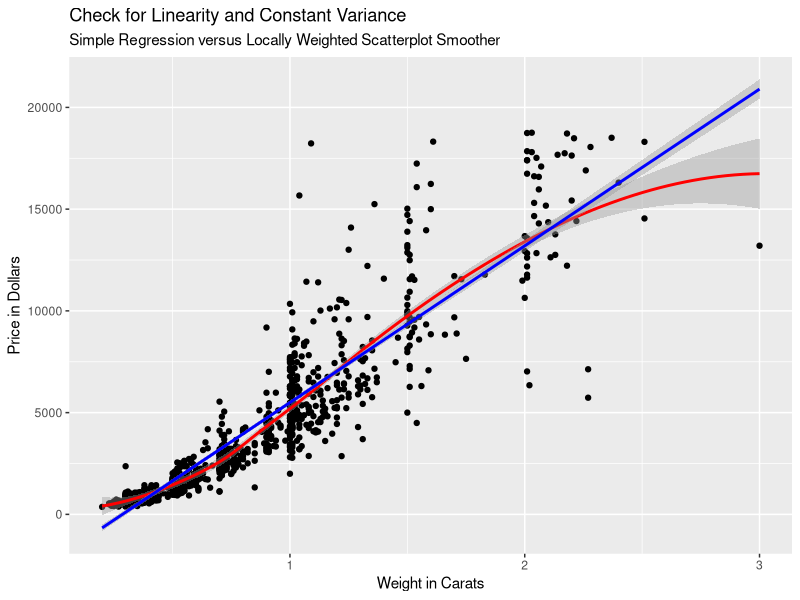
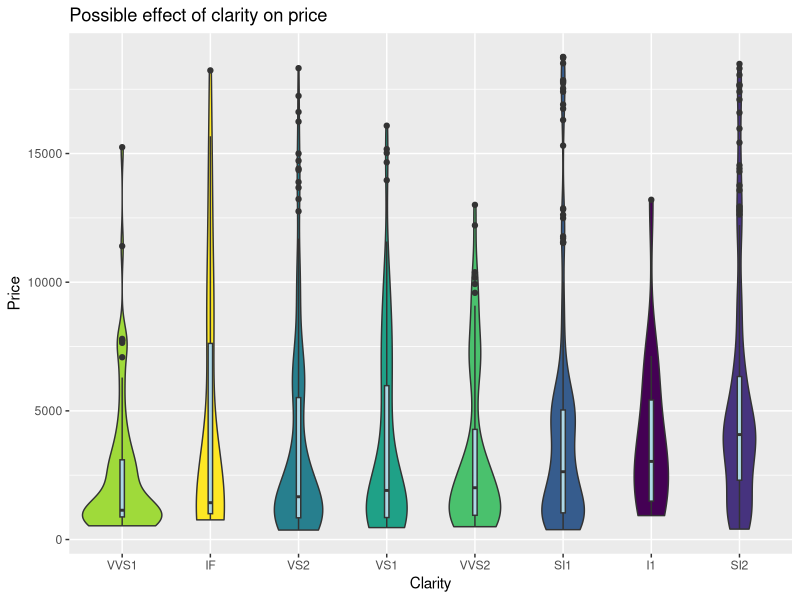
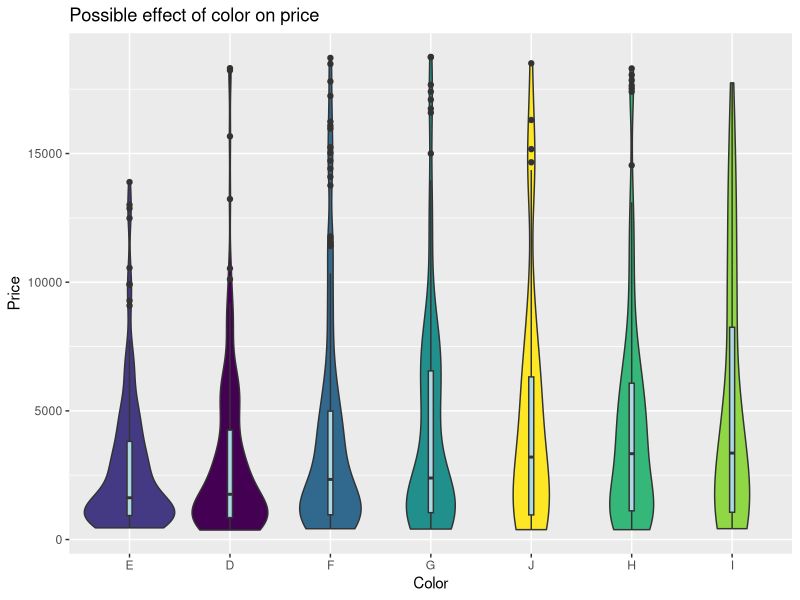
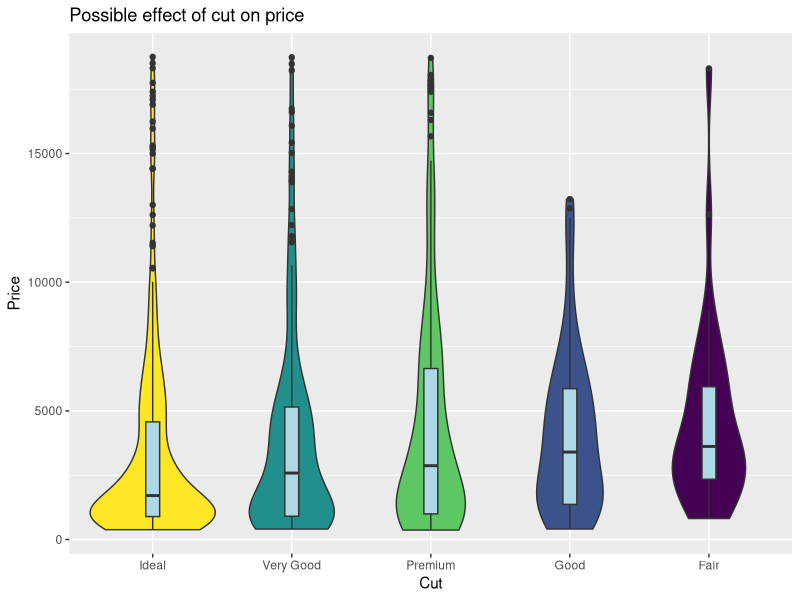
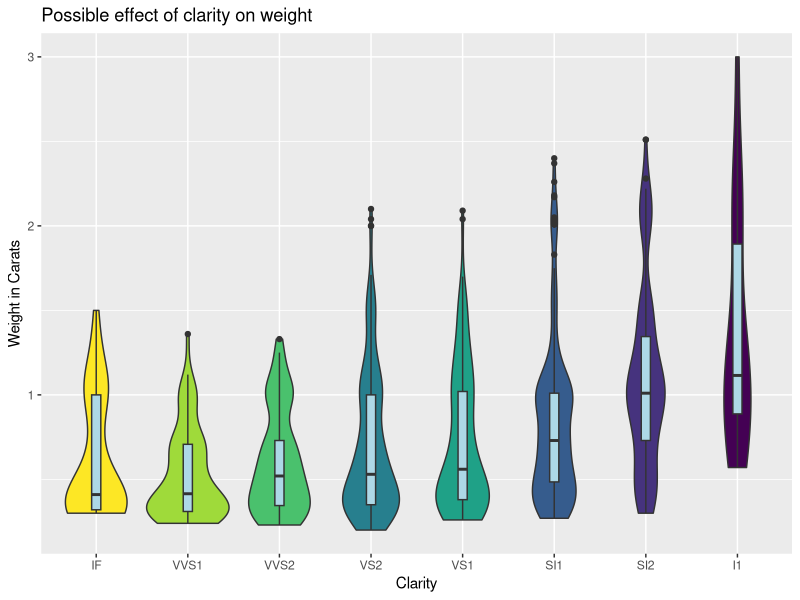
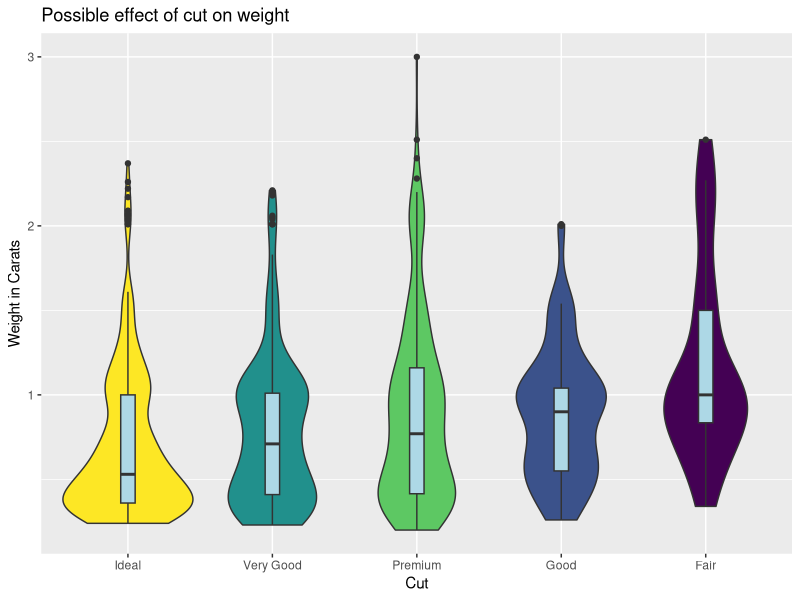
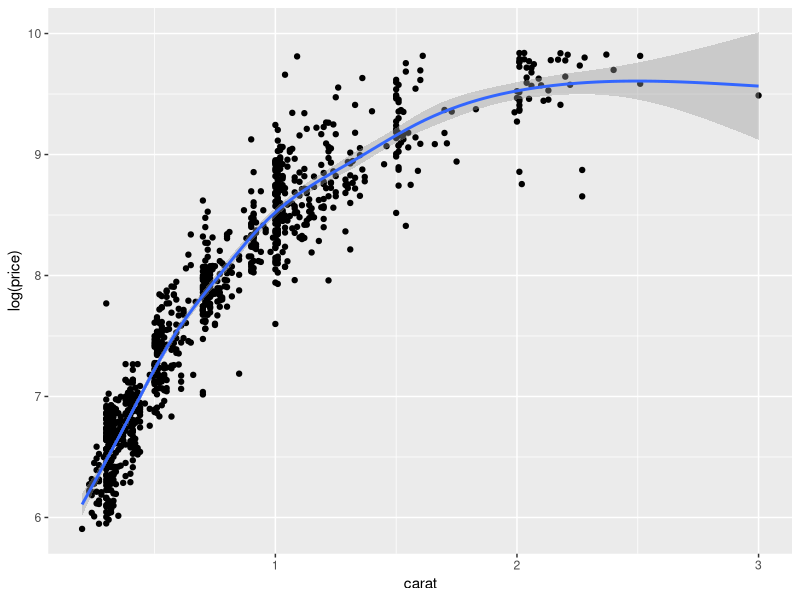
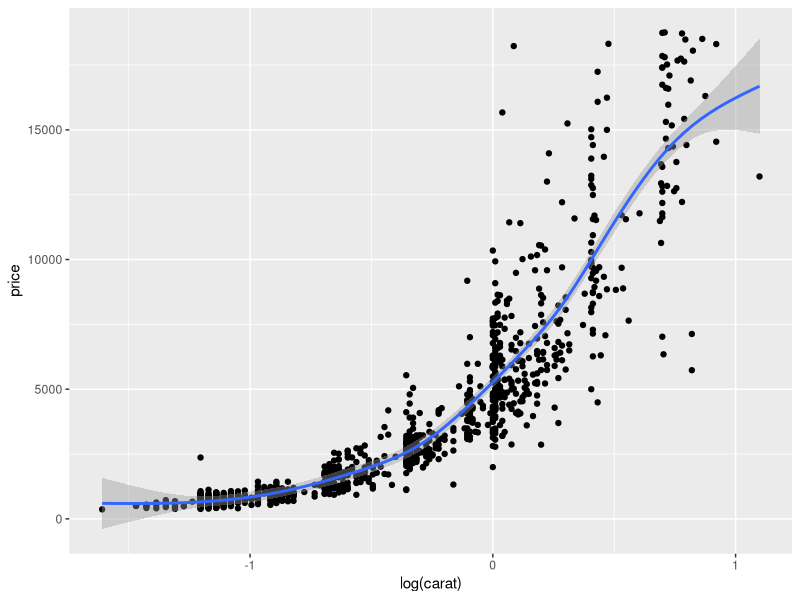

These figures' R source, in order:
## ---- chunk 1
knitr::opts_chunk$set(echo = TRUE)
library(car)
library(modelr)
library(tidyverse)
## ---- chunk 2
set.seed(1234) # Needed so all get the sample random choice of observations
diamonds2 <- diamonds %>%
  sample_n(1000)
## ---- chunk 3
diamonds2 %>%
  ggplot(aes(x = carat, y = price)) +
  geom_point() +
  geom_smooth(method = "loess", color = "red") +
  geom_smooth(method = "lm", color = "blue") +
  labs(
    title = "Check for Linearity and Constant Variance",
    subtitle = "Simple Regression versus Locally Weighted Scatterplot Smoother",
    x = "Weight in Carats",
    y = "Price in Dollars"
  )
## ---- chunk 4
diamonds2 %>%
  count(clarity)

diamonds2 %>%
  ggplot(aes(x = reorder(clarity, price, FUN = median), y = price)) +
  geom_violin(aes(fill = clarity), show.legend = FALSE) +
  geom_boxplot(width = 0.05, fill = "lightblue") +
  labs(title = "Possible effect of clarity on price",
  x = "Clarity",
  y = "Price")
## ---- chunk 5
diamonds2 %>%
  count(color)

diamonds2 %>%
  ggplot(aes(x = reorder(color, price, FUN = median), y = price)) +
  geom_violin(aes(fill = color), show.legend = FALSE) +
  geom_boxplot(width = 0.05, fill = "lightblue") +
  labs(title = "Possible effect of color on price",
       x = "Color",
       y = "Price")
## ---- chunk 6
diamonds2 %>%
  count(cut)

diamonds2 %>%
  ggplot(aes(x = reorder(cut, price, FUN = median), y = price)) +
  geom_violin(aes(fill = cut), show.legend = FALSE) +
  geom_boxplot(width = 0.1, fill = "lightblue") +
  labs(title = "Possible effect of cut on price",
       x = "Cut",
       y = "Price")
## ---- chunk 7
diamonds2 %>%
  ggplot(aes(x = reorder(clarity, carat, FUN = median), y = carat)) +
  geom_violin(aes(fill = clarity), show.legend = FALSE) +
  geom_boxplot(width = 0.1, fill = "lightblue") +
  labs(title = "Possible effect of clarity on weight",
       x = "Clarity",
       y = "Weight in Carats") 
## ---- chunk 8
diamonds2 %>%
  ggplot(aes(x = reorder(cut, carat, FUN = median), y = carat)) +
  geom_violin(aes(fill = cut), show.legend = FALSE) +
  geom_boxplot(width = 0.1, fill = "lightblue") +
  labs(title = "Possible effect of cut on weight",
       x = "Cut",
       y = "Weight in Carats")
## ---- chunk 9
diamonds2 %>%
  ggplot(aes(x = carat, y = log(price))) +
  geom_point() +
  geom_smooth()
## ---- chunk 10
diamonds2 %>%
  ggplot(aes(x = log(carat), y = price)) +
  geom_point() +
  geom_smooth()
## ---- chunk 11
diamonds2 %>%
  ggplot(aes(x = log(carat), y = log(price))) +
  geom_point() +
  geom_smooth()
## ---- chunk 12
model <- lm(log(price) ~ log(carat), data = diamonds2)
## ---- chunk 13
diamonds2 <- diamonds2 %>%
  add_residuals(model) %>% 
  mutate(resid = exp(resid))
## ---- chunk 14
diamonds2 %>%
  ggplot(mapping = aes(x = carat, y = resid)) +
  geom_point() +
  geom_smooth()
## ---- chunk 15
diamonds2 %>%
  ggplot(aes(x = reorder(cut, resid, FUN = median), y = resid)) +
  geom_violin(aes(fill = cut), show.legend = FALSE) +
  geom_boxplot(width = 0.1, fill = "lightblue") +
  labs(title = "Prices with the effect of diamonds weight removed",
       x = "Cut of Diamond",
       y = "Residuals in Dollars")
## ---- chunk 16
diamonds2 %>%
  ggplot(aes(x = reorder(clarity, resid, FUN = median), y = resid)) +
  geom_violin(aes(fill = clarity), show.legend = FALSE) +
  geom_boxplot(width = 0.08, fill = "lightblue") +
  labs(title = "Prices with the effect of diamond weight",
       x = "Category",
       y = "Variable")
## ---- chunk 17
diamonds2 %>%
  ggplot(aes(x = log(carat), y = log(price), color = clarity)) +
  geom_point() +
  geom_smooth(method = "lm")
## ---- chunk 18
diamonds2 %>%
  ggplot(aes(x = log(carat), y = log(price), color = color)) +
  geom_point() +
  geom_smooth(method = "lm")
## ---- chunk 19
diamonds2 %>%
  ggplot(aes(x = log(carat), y = log(price), color = cut)) +
  geom_point() +
  geom_smooth(method = "lm")
## ---- chunk 20
model <- lm(log(price) ~ log(carat) + clarity + color + cut + cut * log(carat),
            data = diamonds2)
model %>% summary()
model %>% anova()
## ---- chunk 21
carat <- 1
clarity <- "IF"
color <- "J"
cut <- "Ideal"

new_data <- data.frame(carat, cut, color, clarity)
predict(object = model, newdata = new_data, interval = "predict") %>% exp()
